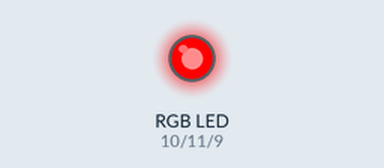
Bench run of a sketch on a simulated Arduino Uno, built with avr-gcc and run on an emulated ATmega328P. Shown: an RGB LED mixed from three pins (HIGH = lit).

Above: at 0.1 s.
At 38.28 s:
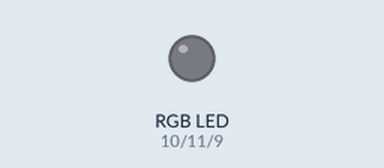
Timing chart, 0 to 40.0 s (numbered marks = the images above):
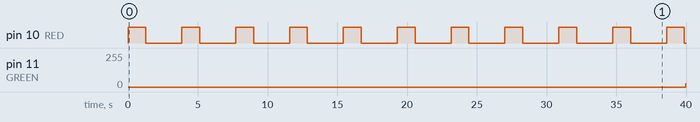

The sketch:

test.ino
```cpp
int GREEN = 11;
int RED = 10;
int BLUE = 9;

void setup(){
    pinMode(GREEN, OUTPUT);
    pinMode(RED, OUTPUT);
    pinMode(BLUE, OUTPUT);
}

void loop(){
  for(int i=0;i<256;i++){
    digitalWrite(GREEN, 0);
    digitalWrite(RED, i);
    digitalWrite(BLUE, 0);
    delay(5);

  }
  for(int i=0;i<256;i++){
    analogWrite(GREEN, i);
    analogWrite(RED, 0);
    analogWrite(BLUE, 0);
    delay(5);
  }
  for(int i=0;i<256;i++){
    analogWrite(GREEN, 0);
    analogWrite(RED, 0);
    analogWrite(BLUE, i);
    delay(5);
  }
}
```

Measured:
- by itself, pin 10 (RED): alternates HIGH for 1.3 s and LOW for 2.6 s
- by itself, pin 11 (GREEN): 0/255 → 23/255 at 40.0 s
